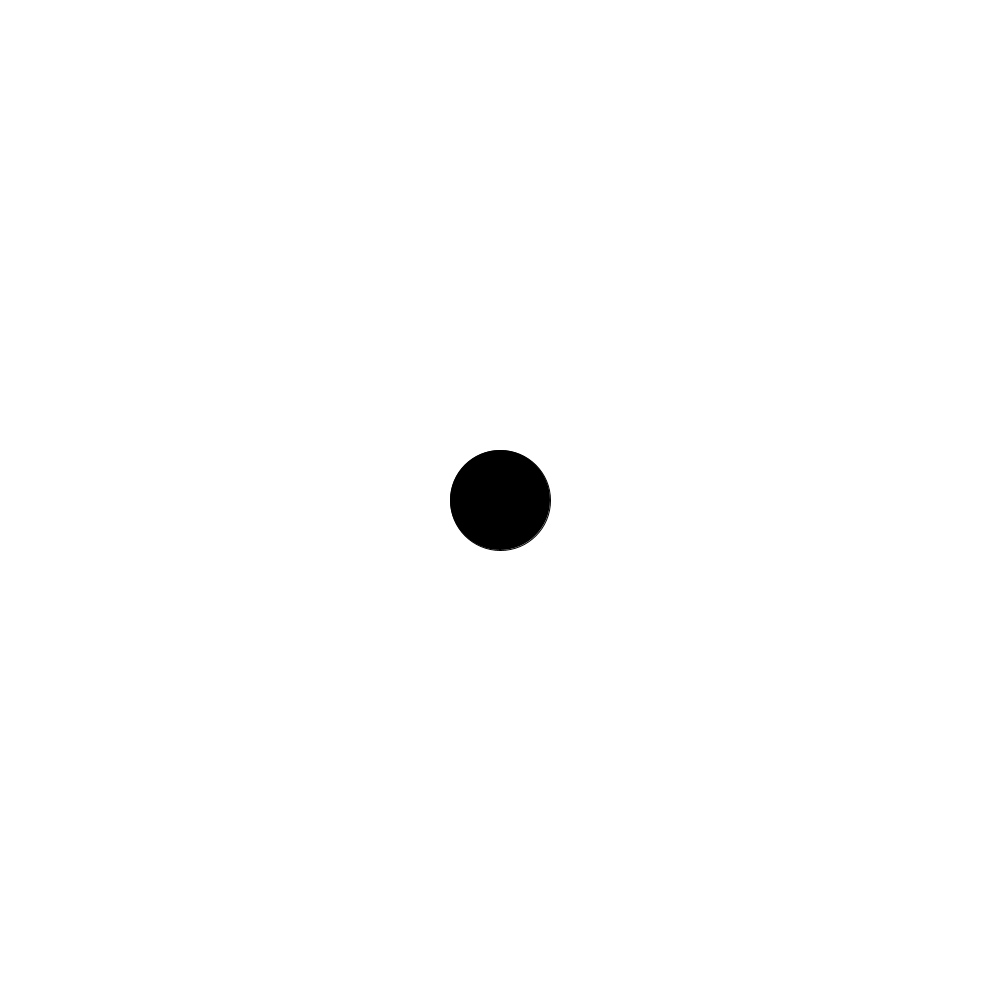
Frame 1 (no input)
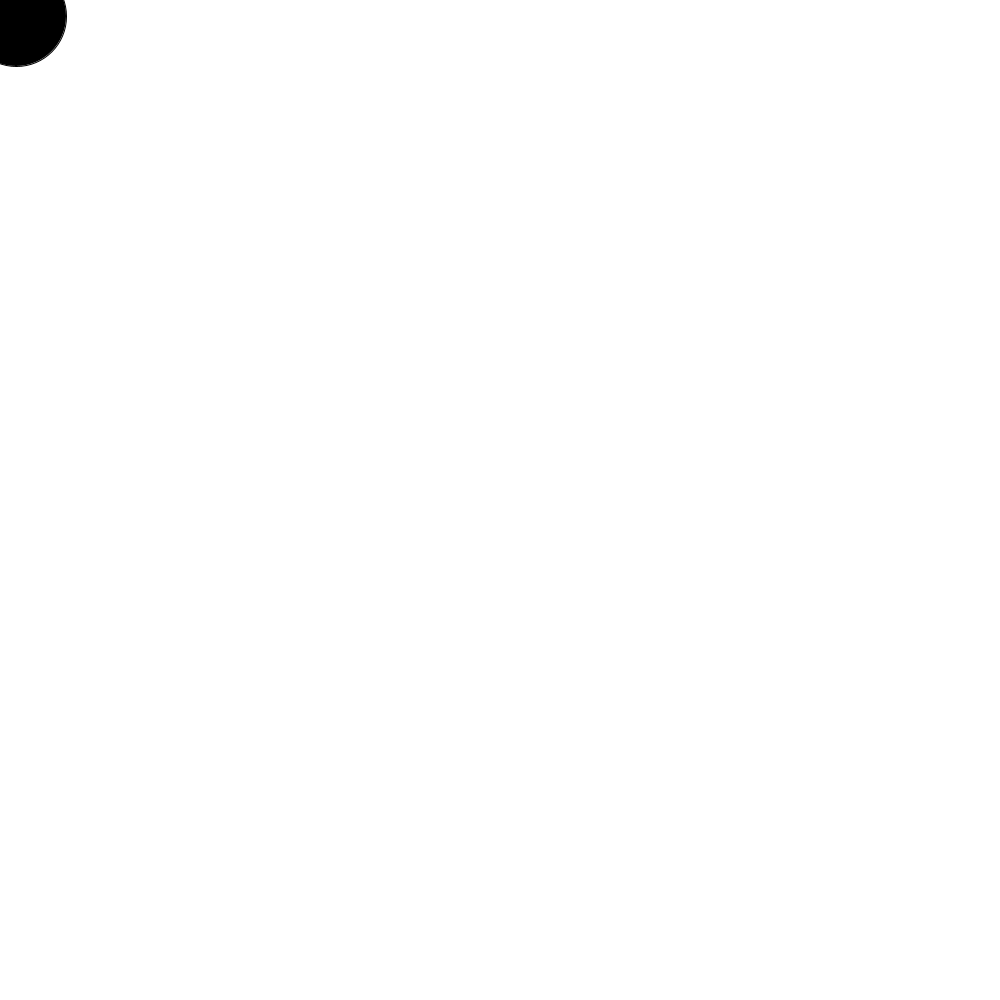
Frame 60 (the mouse pressed at the canvas centre just before this capture)
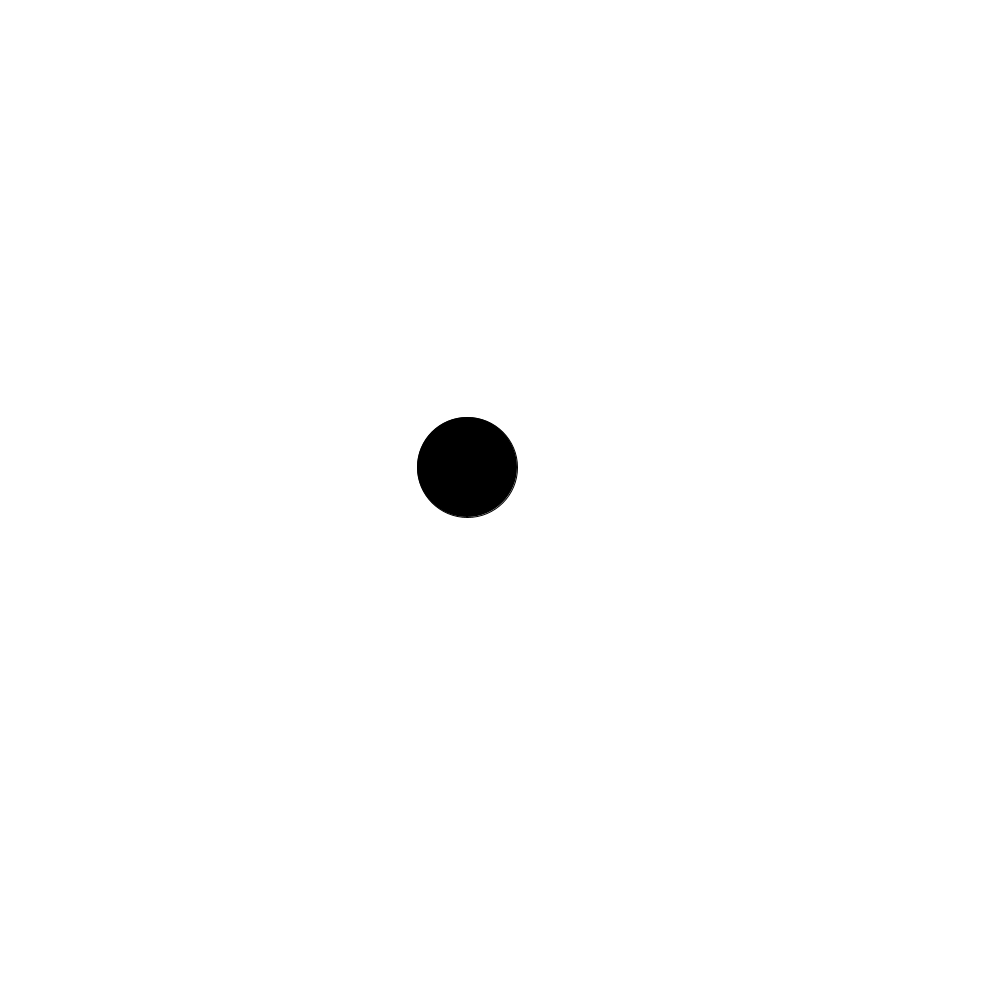
Frame 120 (the mouse held since frame 60 and released just before this capture)

The Processing sketch that drew these frames (run headless with seeded random() and noise(); from frame 60 on, the mouse is pressed at the canvas centre):

// Processing sketch: w10_parrot
// ── w10_parrot.pde

Parrot parrot;
void setup() {
  size(1000, 1000);

  parrot = new Parrot(); 
  
}
void draw() { 
  background(255);
  fill(0);
  parrot.drawParrot();
} 

public class Parrot {
  private int positionX, positionY, size;
  private float speed; 
  
  Parrot() {
    size=100;
    positionX=width/2;
    positionY=height/2;
    speed=0.05; 
  }
  
  void drawParrot() {
    ellipse(positionX, positionY, size, size); 
    this.move();
  }
  
  public float getXposition() {
    return positionX;
  }
  
  public float getYposition() { 
    return positionY;
  }
  
  private void move() {
    if(mouseX != positionX){
    float targetX = mouseX;
    float dx = targetX - positionX;
    positionX += dx * speed;
    }
    if(mouseY != positionY){
    float targetY = mouseY;
    float dy = targetY - positionY;
    positionY += dy * speed;
    }
  }
}
